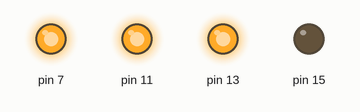
Recording of a program running on a simulated Raspberry Pi (header pin numbers). On the bench: output pins drawn as LEDs (lit = HIGH). At 0.5 s the program stops and its outputs stay as they are.

Above: at 0.1 s.
At 0.6 s:
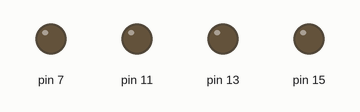
Timing chart, 0 to 2.0 s (numbered marks = the images above):
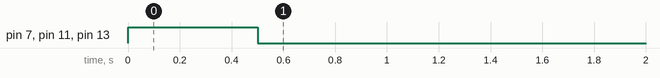

The program:

robot1.py
```python
import RPi.GPIO as gpio
import time

gpio.setmode(gpio.BOARD)

gpio.setup(7, gpio.OUT)
gpio.setup(11, gpio.OUT)
gpio.setup(13, gpio.OUT)
gpio.setup(15, gpio.OUT)

gpio.output(7, True)
gpio.output(11, True)
gpio.output(13, True)
gpio.output(15, False)
time.sleep(0.5)

gpio.cleanup()
```

Measured:
- by itself, pin 7, pin 11, pin 13: LOW → HIGH at 0.00 s, → LOW 0.50 s later
